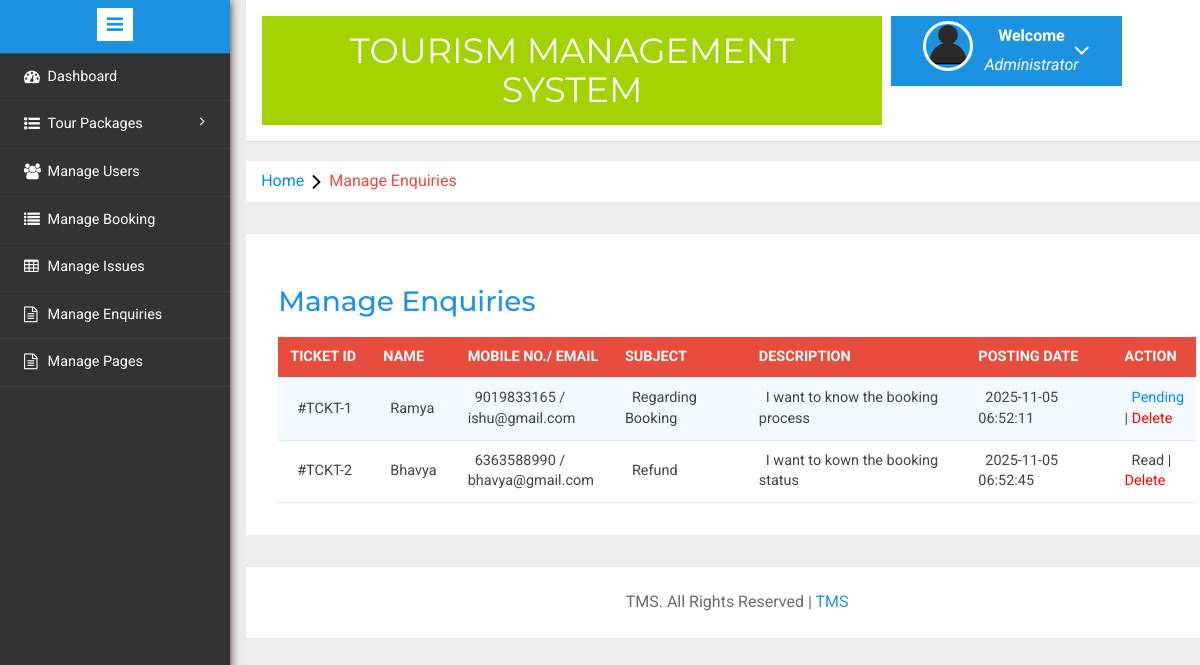
The page /tms/admin/manage-enquires.php (signed in) on the database its author committed.
### tables this page shows
CREATE TABLE `tblenquiry` (
  `id` int(11) NOT NULL,
  `FullName` varchar(100) DEFAULT NULL,
  `EmailId` varchar(100) DEFAULT NULL,
  `MobileNumber` char(10) DEFAULT NULL,
  `Subject` varchar(100) DEFAULT NULL,
  `Description` mediumtext DEFAULT NULL,
  `PostingDate` timestamp NULL DEFAULT current_timestamp(),
  `Status` int(1) DEFAULT NULL
);

### tms/admin/manage-enquires.php (the view, shortened to what this page needs)
<?php
include('includes/config.php');
if(strlen($_SESSION['alogin'])==0)
	{
header('location:index.php');
}
else{
	?>
<!DOCTYPE HTML>
<html>
<head>
<link href="css/bootstrap.min.css" rel='stylesheet' type='text/css' />
<link href="css/style.css" rel='stylesheet' type='text/css' />
<link rel="stylesheet" href="css/morris.css" type="text/css"/>
<link href="css/font-awesome.css" rel="stylesheet">
<link rel="stylesheet" type="text/css" href="css/table-style.css" />
<link rel="stylesheet" type="text/css" href="css/basictable.css" />
<link rel="stylesheet" href="css/icon-font.min.css" type='text/css' />
</head>
<body>
   <div class="page-container">
<div class="left-content">
	   <div class="mother-grid-inner">
				<?php include('includes/header.php');?>
				</div>
<ol class="breadcrumb">
                <li class="breadcrumb-item"><a href="index.html">Home</a><i class="fa fa-angle-right"></i>Manage Enquiries</li>
            </ol>
<div class="agile-grids">
				<div class="agile-tables">
					<div class="w3l-table-info">
					  <h2>Manage Enquiries</h2>
					    <table id="table">
						<thead>
						  <tr>
						  <th>Ticket id</th>
							<th>Name</th>
							<th>Mobile No./ Email</th>
							<th>Subject </th>
							<th>Description </th>
							<th width="250">Posting date </th>
							<th>Action </th>
						  </tr>
						</thead>
						<tbody>
<?php $sql = "SELECT * from tblenquiry";
$query = $dbh -> prepare($sql);
$query->execute();
$results=$query->fetchAll(PDO::FETCH_OBJ);
if($query->rowCount() > 0)
{
foreach($results as $result)
{				?>
						  <tr>
							<td width="120">#TCKT-<?php echo htmlentities($result->id);?></td>
							<td width="50"><?php echo htmlentities($result->FullName);?></td>
								<td width="50"><?php echo htmlentities($result->MobileNumber);?> /<br />
								<?php echo $result->EmailId;?></td>
							<td width="200"><?php echo htmlentities($result->Subject);?></a></td>
							<td width="400"><?php echo htmlentities($result->Description);?></td>
								<td width="50"><?php echo htmlentities($result->PostingDate);?></td>
								<?php if($result->Status==1)
{
	?><td>Read | 	<a href="manage-enquires.php?action=delete&&id=<?php echo $result->id;?>" onclick="return confirm('Do you really want to delete?')" style="color:red">Delete</a></td>
<?php } else {?>
<td><a href="manage-enquires.php?eid=<?php echo htmlentities($result->id);?>" onclick="return confirm('Do you really want to read')" >Pending</a> |
	<a href="manage-enquires.php?action=delete&&id=<?php echo $result->id;?>" onclick="return confirm('Do you really want to delete?')" style="color:red">Delete</a>
</td>
<?php } ?>
</tr>
						 <?php } }?>
						</tbody>
					  </table>
					</div>
			</div>
<?php include('includes/footer.php');?>
</div>
</div>
						<?php include('includes/sidebarmenu.php');?>
							</div>
</body>
</html>
<?php } ?>

### tms/admin/css/table-style.css (style rules this page uses)
table { background: white; border-collapse: collapse; margin: 1.25em 0 0; width: 100%; }
table tr, table th, table td { border: none; border-bottom: 1px solid #e8e8e8; font-size: .95em; }
table th, table td { padding: 10px 12px; text-align: left; }
table th { background: #e74c3c; color: #fff; text-transform: uppercase; }
table tr td { background: #f3faff; color: #424242; }
table tr:nth-of-type(2n+2) td { background: #ffffff; }
table { width: 100%; }

### rows shown on the page
tblenquiry: id "1", FullName "Ramya", MobileNumber "9019833165", EmailId "ishu@gmail.com", Subject "Regarding Booking", Description "I want to know the booking process", PostingDate "2025-11-05 06:52:11"
tblenquiry: id "2", FullName "Bhavya", MobileNumber "6363588990", EmailId "bhavya@gmail.com", Subject "Refund", Description "I want to kown the booking status", PostingDate "2025-11-05 06:52:45"
